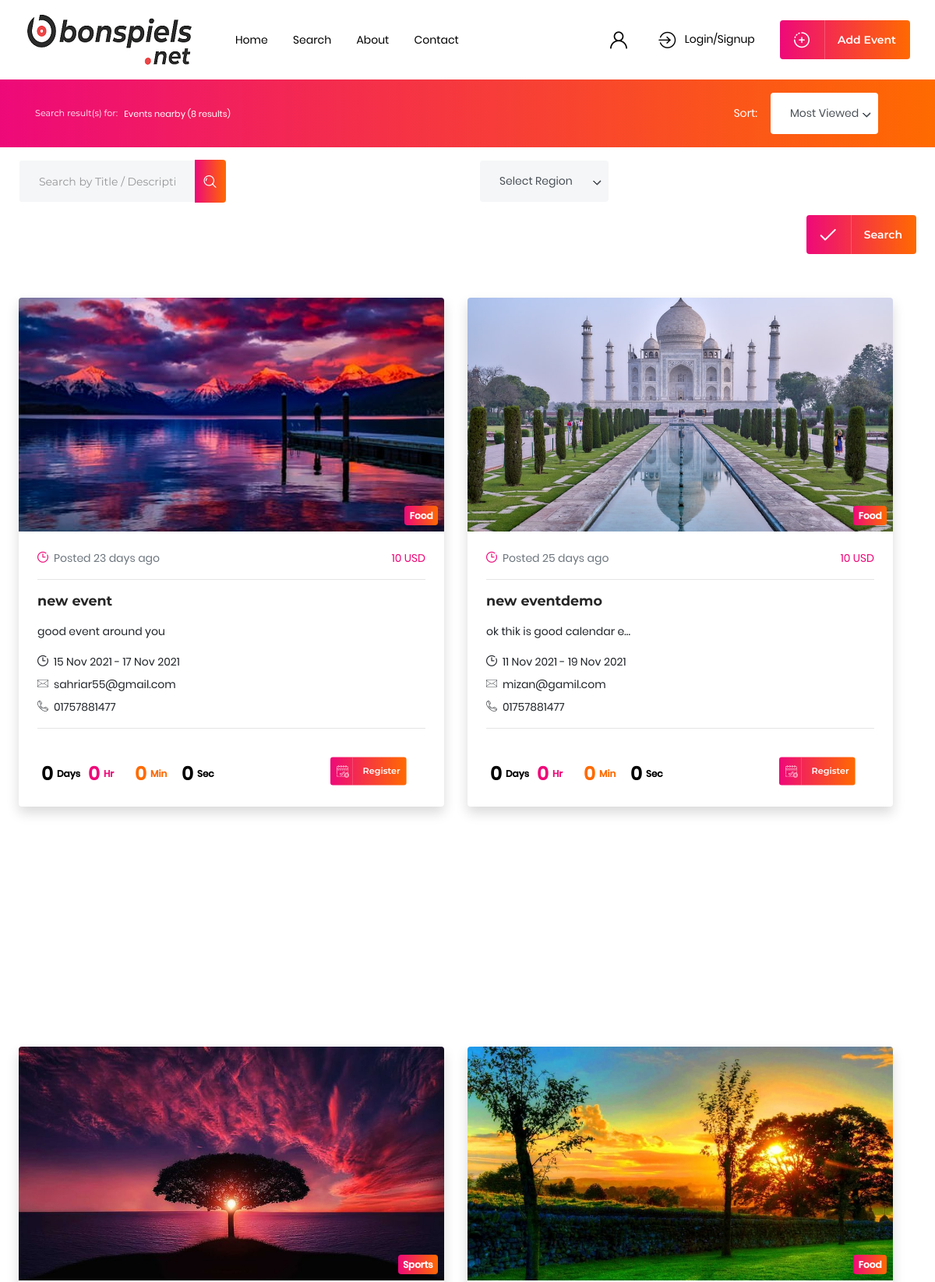
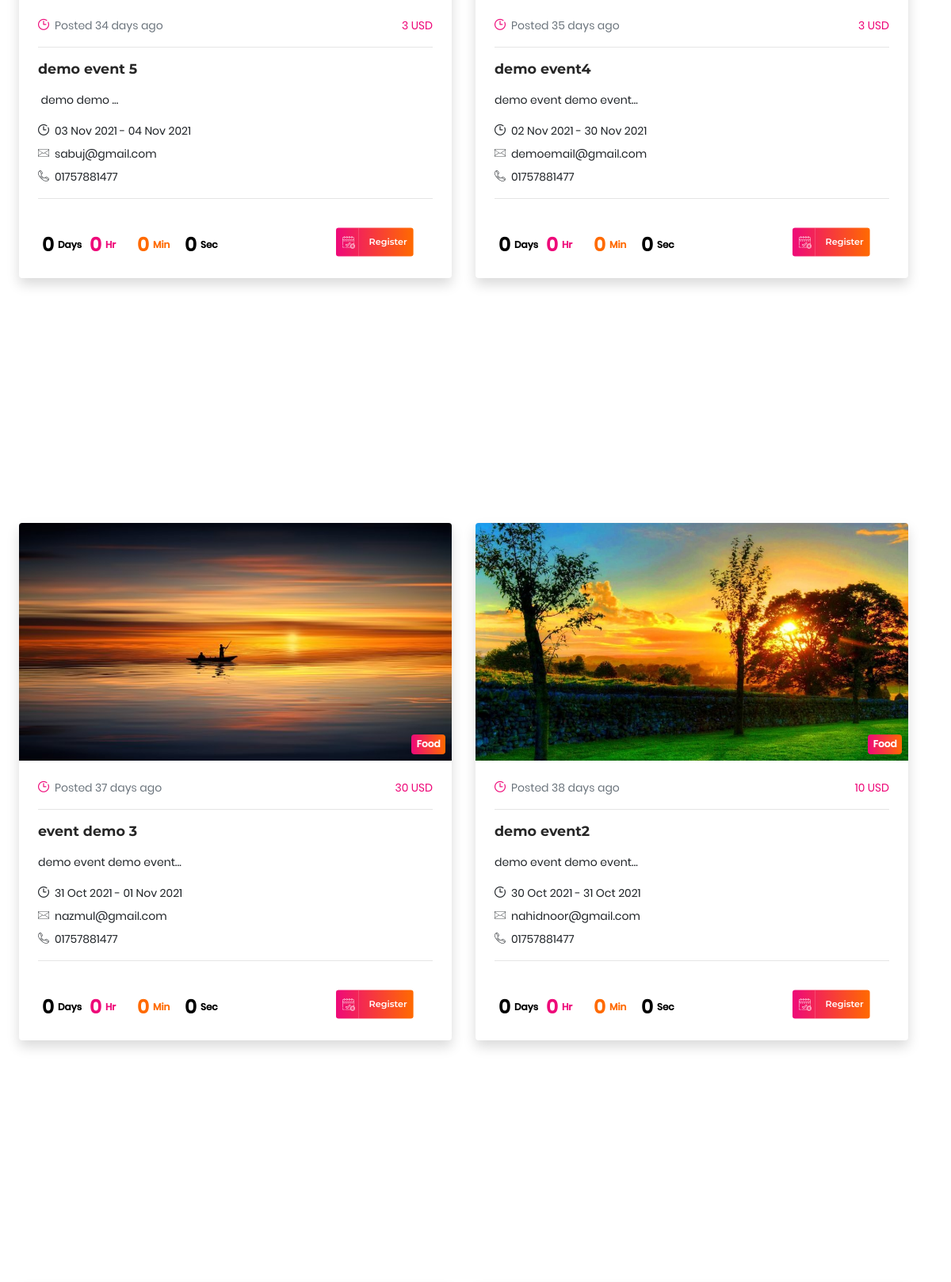
The app's page /events/search/ (upper part) with its own data (2 pictures, top to bottom).
### events/models.py (models this page shows, shortened)
class Event(models.Model):
    user = models.ForeignKey(User, on_delete=models.CASCADE)
    phone = models.CharField(max_length=25, blank=True)
    organizer = models.CharField(max_length=225)
    email = models.EmailField()
    organizer_logo = models.ImageField(upload_to='event_logos', blank=True)
    title = models.CharField(max_length=50)
    slug = models.SlugField(max_length=255, unique=True)
    category = models.ForeignKey(Category, on_delete=models.DO_NOTHING)
    location = models.CharField(max_length=200)
    lat = models.FloatField(default=10, blank=True)
    lon = models.FloatField(default=10, blank=True)
    website = models.URLField(blank=True)
    description = models.TextField()
    facebook = models.URLField(blank=True)
    twitter = models.URLField(blank=True)
    instagram = models.URLField(blank=True)
    amenities = models.ManyToManyField(Amenity, blank=True)
    featured_image = models.ImageField(upload_to='events')
    seats = models.IntegerField()
    uid = models.UUIDField(default=uuid.uuid4, editable=False, unique=True)
    created = models.DateTimeField(auto_now_add=True)
    start_date = models.DateTimeField()
    end_date = models.DateTimeField()
    featured = models.BooleanField(default=False)
    published = models.BooleanField(default=True)
    ticket_name = models.CharField(max_length=30, blank=True)
    ticket_price = models.FloatField(default=0, blank=True, null=True)
    ticket_currency = models.CharField(choices=CURRENCY, max_length=200, blank=True)
    inform_tools_conf = models.CharField(max_length=700, blank=True, editable=False)
    likes = models.IntegerField(default=0, blank=True)
    views = models.IntegerField(default=0, blank=True)
    objects = EventManager()
    def convert_price(self):
        price = self.ticket_price
        if price:
            if int(price) == price:
                return int(price)
            return price
        return 0
    def get_price(self):
        return self.convert_price()
    def days_since_created(self):
        delta = timezone.now() - self.created
        days = delta.days
        seconds = delta.seconds
        hours = int(seconds/(60*60))
        mins = int(seconds/60)
        if days > 0:
            return strDate(days, 'day')
        elif hours > 0:
            return strDate(hours, 'hour')
        elif mins > 0:
            return strDate(mins, 'minute')
        elif seconds > 0:
            return strDate(seconds, 'second')
        return 'now'
    def end_date_js_format(self):
        end_date = self.end_date
        return end_date.strftime("%d %b %Y %H:%M:%S %Z%z")
    def price_val(self):
        return f'{self.get_price()} {self.ticket_currency}' if self.ticket_price else 'Free'
    class Meta:
        ordering = ['-created']

class Category(models.Model):
    name = models.CharField(max_length=30)
    image = models.ImageField(upload_to='events/categories')
    class Meta:
        verbose_name_plural = 'Categories'

### events/views.py (the view, shortened to what this page needs)
# urls.py: path('search/', views.EventSearch.as_view(), name='event-search'),
class EventSearch(ListView):
    template_name = 'events/search-map-right.html'
    extra_context = {
        'title': 'Event Search'
    }
    model = Event
    context_object_name = 'events'
    def get_context_data(self, **kwargs):
        context = super().get_context_data(**kwargs)
        categories_set = Category.objects.all()
        queryset = self.model.objects.all()
        context["events"] = queryset[:10]
        context["category"] = categories_set
        context['all_events'] = queryset
        context['all_categories'] = categories_set
        return context
    def get(self, request, *args, **kwargs):
        context = self.get_context_data()
        response = ajax_autocomplete(request, context)
        if response is not None:
            return response
        search = request.GET.get('search')
        return render(request, self.template_name, context)

### events/managers.py (called while the page is built)
    def get_queryset(self):
        return EventQuery(model=self.model, using=self._db)

### events/utils.py (called while the page is built)
def strDate(val, att):
    if val > 1:
        return f'{val} {att}s ago'
    return f'{val} {att} ago'

### mainapp/mixins.py (called while the page is built)
def ajax_autocomplete(request, context):
    if request.is_ajax():
        tcd = request.GET.get('search-tcd')
        queryset = context['all_events']
        categories_set = context['all_categories']
        queryset = queryset.filter(title__icontains=tcd)
        categories_set = categories_set.filter(name__icontains=tcd)
        results = []
        for i in queryset:
            results.append(i.title)
        for i in categories_set:
            results.append(i.name)
        return JsonResponse(data={'results': results}, status=200)

### events/templates/events/search-map-right.html (shortened to what this page needs)
{% extends "mainapp/base.html" %}
{% load static %}
{% block contents %}
	<section id="et-search-event" class="container-fluid pt-0">
		<div class="row m-0">
			<form method="get" autocomplete="off" class="form col-lg-12 p-0">
				<div id="et-filter-row" class="container-fluid pt-3 pb-3 bg-primary text-white">
					<div class="container">
						<div class="d-sm-flex align-items-center">
							<div class="d-flex mb-3 mb-sm-0 align-items-center">
								<h5 class="small m-0 pr-2 d-none d-md-block text-white">Search result(s) for:</h5> <p class="small m-0">Events nearby ({{ events.count }} results)</p>
							</div>
							<div class="ml-auto d-flex align-items-center">
								<label class="pr-3 mb-0">Sort: </label>
								<div class="ml-auto">
									<span id="toggle-filter" class="p-2 ml-auto"><i class="fas fa-filter pointer"></i></span>
								</div>
							</div>
						</div>
					</div>
				</div>
				<div class="search-filter pl-4 pr-4">
						<div class="row mt-3">
							<div class="col-md-6">
								<div class="row">
									<div class="col-md-6">
										<div class="form-group">
											<div class="input-group">
												<input list='title_list' id="search-tcd" name='search-tcd' placeholder="Search by Title / Description" class="form-control bg-light" type="text" value="{% if search_tcd %}{{ search_tcd }}{% endif %}">
												<div class="input-group-append">
													<a href="#" class="input-group-text text-decoration-none transition bg-primary border-0 text-white">
														<i class="icon-search-2"></i>
													</a>
												</div>
											</div>
										</div>
									</div>
								</div>
							</div>
							<div class="col-md-6">
								<div class="row">
									<div class="col-md-4">
									</div>
								</div>
							</div>
						</div>
						<div class="row justify-content-end pb-3">
							<div class="col-6 d-flex justify-content-end">
								<div class="position-relative border-0 mt-md-0 mt-3 btn btn-primary submit-btn">
									<i class="icon-tick btn-icon input-icon"></i> Search
								</div>
							</div>
						</div>
				</div>
				<div class="event-results pl-4 pr-md-4">
					<div class="row grid-view scrollbar-inner scroll-content">
						{% for i in events %}
						<div class="col-md-6 mt-3 mb-3">
							<div class="blog-grid w-100 mt-4 rounded shadow" style="min-width: 400px;">
								<div class="image-wrap position-relative">
									<img src="{{ i.featured_image.url }}" alt="img" class="img-fluid rounded-top event-featured-image">
									<span class="badge badge-primary region_loc position-absolute">{{ i.category.name }}</a>
								</div>
								<div class="content p-4">
									<span class="text-muted"><i class="icon-clock text-primary"></i> &nbsp;Posted {{ i.days_since_created }}</span>
									<span class="text-primary float-right">{{ i.price_val }}</span>
									<hr>
									<h4 class="mb-3"><a href="{% url 'events:event-detail' i.slug %}" class="text-decoration-none text-reset">{{ i.title }}</a></h4>
									<p class="description">
										{{ i.description | safe | truncatechars:30}}
									</p>
									<div class="info">
										<div class="mb-2"><i class="icon-clock"></i>&nbsp; {{ i.start_date|date:"d M Y" }} - {{ i.end_date|date:"d M Y" }}</div>
										<div class="mb-2"><i class="icon-contact"></i>&nbsp; {{ i.email }}</div>
										<div><i class="icon-phone"></i>&nbsp; {{ i.phone }}</div>
									</div>
									<hr>
									<div class="time-left mt-4 d-inline-block pt-2 pt-md-0" end_date = "{{ i.end_date_js_format }}">
										<div class="timer search">
											<div class="days"></div>
											<div class="hours text-primary-flat"></div>
											<div class="minutes text-secondary-flat"></div>
											<div class="seconds"></div>
										</div>
									</div>
									<a href="{% url 'events:add-calendar' i.uid %}" class="position-relative float-right border-0 mt-3 btn btn-primary btn-small submit-btn">
										<i class="icon-calendar btn-icon input-icon"></i> Register
									</a>
								</div>
							</div>
						</div>
						{% endfor %}
					</div>
				</div>
			</form>
		</div>
	</section>
{% endblock contents %}

### assets/style.css (style rules this page uses)
section.container-fluid { padding: 80px 0; }
.pointer { cursor: pointer; }
.btn { font-size: 14px; padding: 0 18px; height: 50px; display: inline-flex; align-items: center; overflow: hidden; }
.btn i.btn-icon { font-size: 20px; vertical-align: middle; width: 40px; display: inline-flex; align-items: center; text-align: left; position: relative; margin-right: 1rem; height: 100%; text-shadow: 0 40px 0px #fff; }
.btn i.btn-icon:after { float: right; content: ''; height: 100%; width: 1px; opacity: 0.2; background: #fff; position: absolute; top: 50%; right: 0; transform: translateY(-50%); }
.form-control { border: 1px solid transparent; }
.form-control.bg-light, .addsocial .input-group-text { background-color: #f5f6f7 !important; }
input.form-control:not(.ticket-title), .nice-select:not(.default), select { height: 55px !important; padding: 15px 25px !important; }
.badge { font-size: 12px; padding: 0.4rem; }
.transition, .input-icon, .img-overlay:before, button.owl-prev, button.owl-next, #et-latest-news .owl-item, .et-navbar .nav-links a:before, .et-navbar .nav-links a:after, .et-navbar li.dropdown .submenu, .btn i:before, .btn i:after, .grid-categories a, .gallery-mason .image-box:after, .fake-file-upload, .post-tags a, .calendar .cells-row .cell, .post-nav a i { transition:all ease 0.5s; -webkit-transition:all ease 0.5s; -moz-transition:all ease 0.5s; -o-transition:all ease 0.5s; -ms-transition:all ease 0.5s; }
.btn-small { transform: scale(0.8); transform-origin: left; padding: 0 10px; height: 45px; }
.btn-small i.btn-icon { width: 26px; }
.timer { display: flex; }
.timer > div { text-align: center; border-radius: 4px; color: #fff; width: 50px; margin: 0.05em; font-size: 24px; padding: 0.4em 0; font-weight: 500; }
.timer.search > div { color: initial; font-weight: 600; margin:0 5px; display: flex; align-items: center; padding:0; }
.event-results .scroll-content { height: 100vh; overflow: auto; width: 100%; }
.event-featured-image { max-height: 300px; width: 100%; object-fit: cover; object-position: center; }
.region_loc { bottom: .5rem; right: .5rem; }

### assets/css/typography.css (style rules this page uses)
body { font-family: 'Poppins', sans-serif; font-size: 14px; color: #212529; }
p { font-family: 'Poppins', sans-serif; font-weight: 400; line-height:26px; }
p.description { font-weight: 400; color: #515d6d; }
h4 { font-size: 1.25em; font-weight: 700; color:#262626; transition: all ease 0.3s; font-family: 'Montserrat', sans-serif; }
h5 { font-size: 1em; font-weight: 700; color:#262626; transition: all ease 0.3s; font-family: 'Montserrat', sans-serif; }
.btn, #timer { font-weight: 600; font-family: 'Montserrat', sans-serif; }
.form-control { font-family: 'Montserrat', sans-serif; }

### records on screen
Event: featured_image (picture), category.name "Food", days_since_created "23 days ago", price_val "10 USD", title "new event", description "good event around you", start_date "15 Nov 2021", end_date "17 Nov 2021", email "sahriar55@gmail.com", phone "01757881477"
Event: featured_image (picture), category.name "Food", days_since_created "25 days ago", price_val "10 USD", title "new eventdemo", description "ok thik is good calendar e…", start_date "11 Nov 2021", end_date "19 Nov 2021", email "mizan@gamil.com", phone "01757881477"
Event: featured_image (picture), category.name "Sports", days_since_created "34 days ago", price_val "3 USD", title "demo event 5", description "demo demo …", start_date "03 Nov 2021", end_date "04 Nov 2021", email "sabuj@gmail.com", phone "01757881477"
Event: featured_image (picture), category.name "Food", days_since_created "35 days ago", price_val "3 USD", title "demo event4", description "demo event demo event…", start_date "02 Nov 2021", end_date "30 Nov 2021", email "demoemail@gmail.com", phone "01757881477"
Event: featured_image (picture), category.name "Food", days_since_created "37 days ago", price_val "30 USD", title "event demo 3", description "demo event demo event…", start_date "31 Oct 2021", end_date "01 Nov 2021", email "nazmul@gmail.com", phone "01757881477"
Event: featured_image (picture), category.name "Food", days_since_created "38 days ago", price_val "10 USD", title "demo event2", description "demo event demo event…", start_date "30 Oct 2021", end_date "31 Oct 2021", email "nahidnoor@gmail.com", phone "01757881477"

### other values on screen
{{ events.count }} "8"
